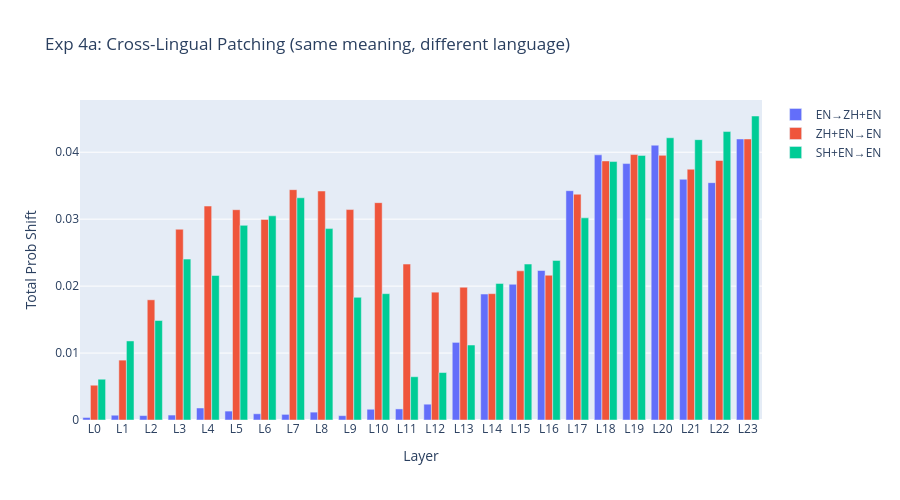

Notebook code for this chart:
### Markdown cell above
## Experiment 4a: Cross-Lingual Activation Patching (Language Distance)

Patches activations between **same-meaning, different-language** sentences. Measures where language-specific information is encoded — **not** where pragmatic intent is encoded.

**Note:** This measures representational distance between languages, not pragmatic circuit behavior. See Exp 4b for the pragmatic analysis.

### Code cell
print("## Experiment 4a: Cross-Lingual Activation Patching\n")

response_tokens = [" Sure", " Yes", " No", " I", " Of"]

def activation_patching_cross_lingual(model, source_prompt, target_prompt, response_tokens):
    source_tokens = model.to_tokens(source_prompt)
    _, source_cache = model.run_with_cache(source_tokens)
    target_tokens = model.to_tokens(target_prompt)
    target_probs = torch.softmax(model.forward(target_tokens)[0, -1, :], dim=-1)
    target_response = {}
    for t in response_tokens:
        try: target_response[t] = target_probs[model.to_single_token(t)].item()
        except: target_response[t] = 0.0
    effects = []
    for layer in range(model.cfg.n_layers):
        src = source_cache[f"blocks.{layer}.hook_resid_post"][0, -1, :].clone()
        def hook(value, hook, s=src):
            value[0, -1, :] = s; return value
        patched = torch.softmax(model.run_with_hooks(target_tokens,
            fwd_hooks=[(f"blocks.{layer}.hook_resid_post", hook)])[0, -1, :], dim=-1)
        shift = sum(abs(patched[model.to_single_token(t)].item() - target_response[t]) for t in response_tokens if t in target_response)
        effects.append(shift)
    return effects

pairs_to_test = [
    ("L1_EN", "L3_ZH_EN", "EN→ZH+EN"),
    ("L3_ZH_EN", "L1_EN", "ZH+EN→EN"),
    ("L5_SH_EN", "L1_EN", "SH+EN→EN"),
]

fig = go.Figure()
for src_level, tgt_level, label in pairs_to_test:
    print(f"Direction: {label}")
    effects = activation_patching_cross_lingual(model,
        multilingual_pairs[src_level]["implicit"], multilingual_pairs[tgt_level]["implicit"], response_tokens)
    fig.add_trace(go.Bar(x=[f"L{i}" for i in range(model.cfg.n_layers)], y=effects, name=label))

fig.update_layout(title="Exp 4a: Cross-Lingual Patching (same meaning, different language)",
    xaxis_title="Layer", yaxis_title="Total Prob Shift", barmode="group", height=500, width=900)
fig.write_image(f"{SAVE_DIR}/exp4a_cross_lingual.png", scale=2)
fig.show()
print("\nNote: This measures language distance, not pragmatic processing. See Exp 4b.")

### Figure 1 — Plotly figure (JSON) as saved in the notebook; plotly's stock layout.template omitted (floating-point values rounded to 4 significant figures)
{"data": [{"name": "EN→ZH+EN", "type": "bar", "x": ["L0", "L1", "L2", "L3", "L4", "L5", "L6", "L7", "L8", "L9", "L10", "L11", "L12", "L13", "L14", "L15", "L16", "L17", "L18", "L19", "L20", "L21", "L22", "L23"], "y": [0.0003768, 0.0007143, 0.0006616, 0.0007401, 0.001794, 0.001331, 0.00093, 0.000841, 0.001176, 0.0006482, 0.001606, 0.001653, 0.002362, 0.01159, 0.01881, 0.02027, 0.02233, 0.03425, 0.03961, 0.0383, 0.04105, 0.03595, 0.03545, 0.04198]}, {"name": "ZH+EN→EN", "type": "bar", "x": ["L0", "L1", "L2", "L3", "L4", "L5", "L6", "L7", "L8", "L9", "L10", "L11", "L12", "L13", "L14", "L15", "L16", "L17", "L18", "L19", "L20", "L21", "L22", "L23"], "y": [0.005196, 0.008944, 0.01795, 0.02849, 0.03196, 0.03141, 0.02996, 0.03441, 0.0342, 0.03143, 0.03246, 0.02329, 0.01909, 0.01983, 0.01887, 0.02228, 0.02163, 0.03373, 0.0387, 0.03965, 0.03953, 0.03746, 0.03877, 0.04198]}, {"name": "SH+EN→EN", "type": "bar", "x": ["L0", "L1", "L2", "L3", "L4", "L5", "L6", "L7", "L8", "L9", "L10", "L11", "L12", "L13", "L14", "L15", "L16", "L17", "L18", "L19", "L20", "L21", "L22", "L23"], "y": [0.00609, 0.01181, 0.01486, 0.02403, 0.02159, 0.02907, 0.0305, 0.03319, 0.02859, 0.01832, 0.01887, 0.006465, 0.00709, 0.0112, 0.0204, 0.0233, 0.02384, 0.0302, 0.03861, 0.03953, 0.04216, 0.04188, 0.04309, 0.04541]}], "layout": {"barmode": "group", "height": 500, "title": {"text": "Exp 4a: Cross-Lingual Patching (same meaning, different language)"}, "width": 900, "xaxis": {"title": {"text": "Layer"}}, "yaxis": {"title": {"text": "Total Prob Shift"}}}}
